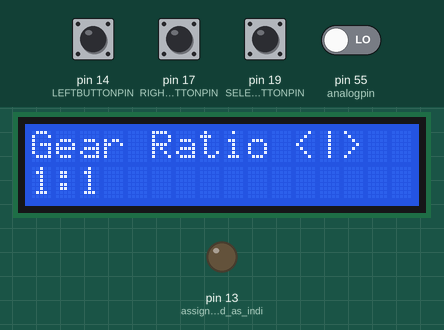
Bench run of a sketch on a simulated Arduino Mega 2560, built with avr-gcc and run on an emulated ATmega2560. On the bench: 16×2 character LCD, output pins drawn as LEDs (lit = HIGH). The test bench sets the inputs (shaded band); at power-on: pin 14 (LEFTBUTTONPIN), pin 17 (RIGHTBUTTONPIN), pin 19 (SELECTBUTTONPIN) HIGH, pin 55 (analogpin) LOW. Storage starts empty; what the sketch prints to the serial monitor is not drawn.

Above: at 4.1 s.
4.2 s: pin 19 (SELECTBUTTONPIN) pulled LOW for 0.2 s
At 7.2 s:
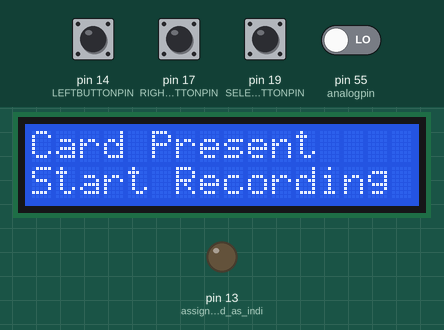
7.4 s: pin 55 (analogpin) driven HIGH
At 8.8 s:
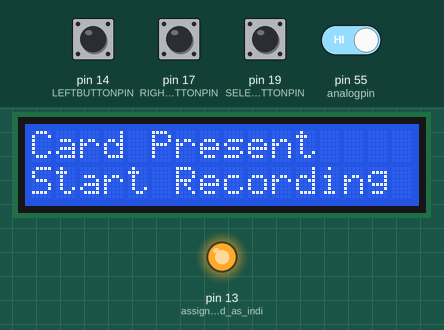
9.9 s: pin 55 (analogpin) driven LOW
At 11.1 s:
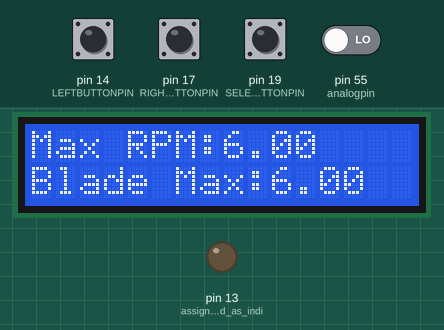
11.4 s: pin 55 (analogpin) driven HIGH
At 12.2 s:
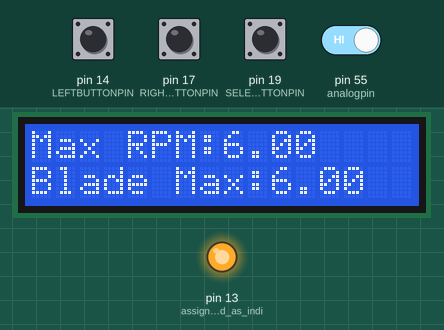
Timing chart, 0 to 13.9 s (numbered marks = the images above; inputs shaded):
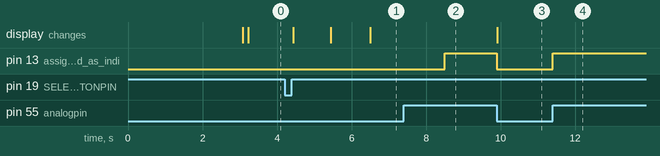

Measured:
- after the input at 4.2 s, the display: first changes after 0.23 s (image 1 shows a later state)
- after the input at 7.4 s, pin 13 (assign_pin_13_led_as_indi): LOW → HIGH after 1.1 s
- after the input at 9.9 s, pin 13 (assign_pin_13_led_as_indi): HIGH → LOW at once; the display: changes at once (image 3)
- after the input at 11.4 s, pin 13 (assign_pin_13_led_as_indi): LOW → HIGH at once

The sketch:

tachometer_v2.ino
```cpp
/*
   Author: Vikram Seshadri
   10/10/2019

   Description:
   Using an IR sensor to detect pulses when a reflective tape is detected.
   By using these pulses, RPM is calculated.
   Logs RPM data and prints it on the serial monitor
   Max. RPM and Blade Max. RPM is displayed on the LCD screen

*/

#define LCDRED 23
#define LCDBLUE 25
#define LCDGREEN 27
#define SDSS  53

#define LEFTBUTTONPIN 14
#define UPBUTTONPIN 15
#define DOWNBUTTONPIN 16
#define RIGHTBUTTONPIN 17
#define SELECTBUTTONPIN 19

// include the library code:
#include <LiquidCrystal.h>
#include <SD.h>

LiquidCrystal lcd(7, 6, 24, 22, 28, 26);

byte newCharCopyright[8] = {
  B11111,
  B10001,
  B10101,
  B10111,
  B10101,
  B10001,
  B11111,
  B00000
};

int sensorvalue;
int state1 = HIGH;
int state2;
float rps;
float rpm;
float blade_rpm;
float maxrpm = 0;
float blade_max_rpm = 0;

long prevMillis = 0;
long interval = 200;
long currentTime;
long prevTime = 1;
long diffTime;
//int cnt = 0;

String dataString = "";
//String sensor = "Base";

bool leftrightflag = 0;
bool loopflag = 0;
bool flag = 0;
bool whileflag = 0;

int selectButtonState = 0;
int leftButtonState = 0;
int rightButtonState = 0;

int analogpin = 55; //A0
int gear_ratio = 1;

char x[8]; //timer
/*************************************************************/
/* SD Class */
class CSVFile
{
  public:
    char filenamechar[100];
    File file;
    //SdFat SD;
    String base_filename;
    int file_number;
    String full_filename;

    CSVFile(String bfilename)
    {
      base_filename = bfilename;
      file_number = 1;
      full_filename = bfilename + String(file_number) + String(F(".csv"));
      full_filename.toCharArray(filenamechar, 100);
    }

    void beginNow()
    {
      SD.begin(SDSS);
    }

    void openFile()
    {
      file = SD.open(filenamechar, FILE_WRITE);
    }

    void closeFile()
    {
      file.close();
    }

    void writeToCSV(String data)
    {
      file.print(data);
      file.print(String(F("\r\n")));
    }

    void writeHeaders()
    {
//      file.println(String(F("Sample#,Time(sec.),RPS,Motor RPM,Max. Motor RPM,Gear Ratio,Blade RPM,Max. Blade RPM"))); //Headers
      file.println(String(F("Time (sec.),Motor RPM,Gear Ratio,Geared RPM"))); //Headers
    }

    void _update_file_number()
    {
      // See if the file already exists, if so, see if it has _###
      // If file doesn't exist, add _###
      // If file does exists, make _### 1 more

      while (SD.exists(filenamechar)) {
        file_number += 1;
        full_filename = base_filename + String(file_number) + String(F(".csv"));
        full_filename.toCharArray(filenamechar, 100);
      }
    }
};

//setup csv file object
String filename = "RPM";
CSVFile csv(filename);

void screen1() {
  selectButtonState = digitalRead(SELECTBUTTONPIN);
  leftButtonState = digitalRead(LEFTBUTTONPIN);
  rightButtonState = digitalRead(RIGHTBUTTONPIN);
  delay(150);

  if (flag == 0) {
    selectButtonState = HIGH;
    leftButtonState = HIGH;
    rightButtonState = HIGH;
    lcd.clear();
    lcd.setCursor(0, 0);
    lcd.display();
    lcd.print("Gear Ratio <|>");
    lcd.setCursor(0, 1);
    lcd.print("1:1");
    flag = 1;
  }

  if (leftButtonState == LOW) {
    leftrightflag = 1;
    //    delay(300);
    if (gear_ratio <= 1) {
      lcd.display();
      lcd.setCursor(0, 1);
      lcd.print(String(gear_ratio) + ":1");
    }
    else {
      gear_ratio = gear_ratio - 1;
      lcd.display();
      lcd.setCursor(0, 1);
      lcd.print(String(gear_ratio) + ":1");
    }
  }

  if (rightButtonState == LOW) {
    //    delay(300);
    leftrightflag = 0;
    if (gear_ratio >= 6) {
      lcd.display();
      lcd.setCursor(0, 1);
      lcd.print(String(gear_ratio) + ":1");
    }
    else {
      gear_ratio = gear_ratio + 1;
      lcd.display();
      lcd.setCursor(0, 1);
      lcd.print(String(gear_ratio) + ":1");
    }
  }

  if (selectButtonState == LOW) {
    //    delay(300);
    lcd.clear();
    lcd.setCursor(0, 0);
    lcd.display();
    lcd.print("Gear Ratio is");
    lcd.setCursor(0, 1);
    lcd.print(String(gear_ratio) + ":1");
    Serial.println("Gear Ratio: " + String(gear_ratio) + ":1");
    whileflag = 1;
  }
  //break;
}
void setup()
{
  Serial.begin(9600);
  pinMode(13, OUTPUT);     // assign pin 13 led as indicator because we cannot see the IR light
  lcd.begin(16, 2);
  pinMode(LCDRED, OUTPUT);
  pinMode(LCDBLUE, OUTPUT);
  pinMode(LCDGREEN, OUTPUT);
  lcd.display();

  pinMode(LEFTBUTTONPIN, INPUT_PULLUP);
  pinMode(RIGHTBUTTONPIN, INPUT_PULLUP);
  pinMode(UPBUTTONPIN, INPUT_PULLUP);
  pinMode(DOWNBUTTONPIN, INPUT_PULLUP);
  pinMode(SELECTBUTTONPIN, INPUT_PULLUP);

  lcd.clear();
  lcd.display();
  lcd.createChar(1, newCharCopyright);
  lcd.setCursor(0, 0);
  lcd.print("Tachometer v9");
  lcd.setCursor(0, 1);
  lcd.write(1);
  lcd.setCursor(1, 1);
  lcd.print("Ninja Test team");
  delay(3000);
  lcd.clear();

  //Select Sensor Button function
  while (1) {
    screen1();
    if (whileflag == 1) {
      delay (1000);
      break;
    }
  }

  Serial.print("Initializing SD card...");
  lcd.clear();
  lcd.display();
  lcd.print("Initializing SD card...");
  delay (1000);

  // see if the card is present and can be initialized:
  if (SD.begin(SDSS)) {
    csv.beginNow();
    csv._update_file_number();
    csv.openFile();
    csv.writeHeaders();
    csv.closeFile();
    Serial.println("Card Present");
    lcd.clear();
    lcd.display();
    lcd.setCursor(0, 0);
    lcd.print("Card Present");
    lcd.setCursor(0, 1);
    lcd.print("Start Recording");
    delay(2000);
  }

  else {
    Serial.println("No SD card found");
    lcd.clear();
    lcd.display();
    lcd.setCursor(0, 0);
    lcd.print("No SD card found");
    lcd.setCursor(0, 1);
    lcd.print("Start Recording");
    delay(2000);
  }
}

void sensor_detect() {
  double timer = 0;
  if (sensorvalue == 1 )
    state1 = HIGH;
  else
    state1 = LOW;
  digitalWrite(13, state1);  // as iR light is invisible for us, the led on pin 13
  // indicate the state of the circuit.
  if (state2 != state1) {  //counts when the state change, thats from (dark to light) or
    //from (light to dark), remember that IR light is invisible to us.
    if (state2 > state1) {

      currentTime = micros();   // Get the arduino time in microseconds
      diffTime = currentTime - prevTime;  // calculate the time diff from the last meet-up
      rpm = 60000000 / diffTime; // calculate how many rev per minute
      blade_rpm = rpm / gear_ratio;
      float currentMillis = millis();

      // print to serial at every interval - defined at the variables declaration
      if (currentMillis - prevMillis > interval) { // see if now already an interval long

        if (rpm > maxrpm) {
          maxrpm = rpm;
          lcd.setCursor(0, 0);
          lcd.clear();
          lcd.display();
          lcd.print("Max RPM:");
          lcd.print(maxrpm);
          blade_max_rpm = maxrpm / gear_ratio;
          lcd.setCursor(0, 1);
          lcd.print("Blade Max:");
          lcd.print(blade_max_rpm);
        }

//        cnt += 1 ;
        csv.openFile();
        prevMillis = currentMillis;

        dataString += currentMillis/1000;
        dataString += ',';
//        dataString += cnt;
//        dataString += ',';
        dataString += rpm;
        dataString += ',';
        dataString += "(" + String(gear_ratio) + ":1)";
        dataString += ',';
        dataString += blade_rpm;

        Serial.print("Time(sec.): "); Serial.println(currentMillis/1000);
        Serial.print("RPM: "); Serial.println(rpm);
        Serial.print("Gear Ratio: "); Serial.println(String(gear_ratio) + ":1");
        Serial.print("Blade RPM: "); Serial.println(blade_rpm);
        Serial.println("");

        csv.writeToCSV(dataString);
        csv.closeFile();
        dataString = "";
      }

      prevTime = currentTime;
    }
    state2 = state1;
  }
}

void loop()
{

  while (1) {
    sensorvalue = digitalRead(analogpin);
    sensor_detect();
  }
}
```
